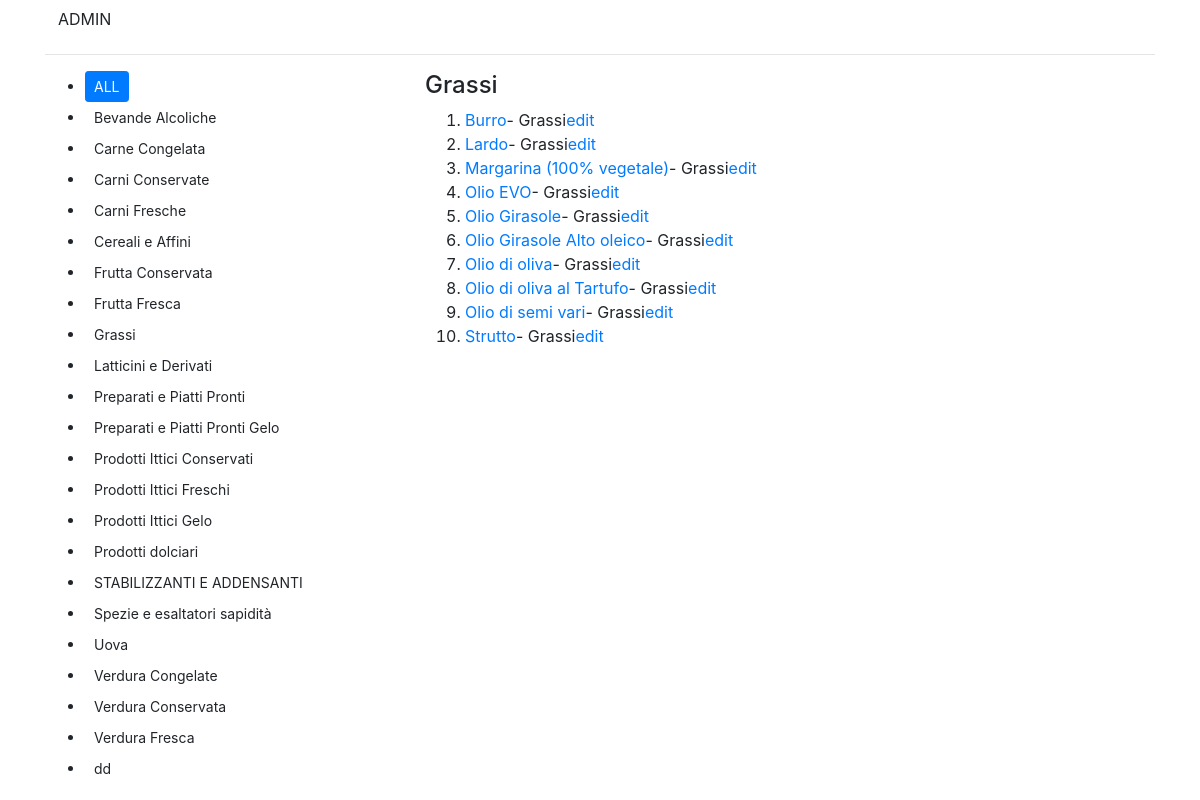
The app's page /cousine/ingredients/category/5/ with its own data.
### cousine/models.py (models this page shows, shortened)
class Category(models.Model):
    name = models.CharField(max_length=30)
    class meta:
        ordering = ["name"]

class Ingredient(models.Model):
    name = models.CharField(max_length=100)
    category = models.ForeignKey(Category, on_delete=models.CASCADE)
    nutritional = models.OneToOneField(Nutritionals,  on_delete=models.CASCADE, null=True, blank=True)
    class meta:
        ordering = ["name"]
    def get_absolute_url(self):
        return reverse("ingredient-detail", kwargs={'pk':self.id})

### cousine/views.py (the view)
# urls.py: path('ingredients/category/<int:pk>/', views.category_ingredients_view, name='category-ingredients'),
def category_ingredients_view(request, pk):
    categories = Category.objects.order_by('name')
    category=Category.objects.get(id=pk)
    ingredients=Ingredient.objects.filter(category__id=category.id).order_by('name')
    context={'categories': categories,'category': category, 'ingredients': ingredients }
    return render(request,'cousine/ingredients.html', context )

### cousine/templates/cousine/ingredients.html
{% extends "base.html" %}
{% block content %}
    <div class="row">
        <div class="col-4">
            <ul>
          <li><a href="{% url 'ingredient-main' %}" class="btn btn-sm btn-primary">ALL</a> </li>
                {% for cat in categories %}
                    <li>
                        <a href="{% url 'category-ingredients' cat.id %}" class="btn btn-sm ">{{ cat.name }}   </a>
                    </li>
                {% endfor %}
            </ul>
        </div>
    <div class="col">
        {% if category %}
         <h4>
             {{ category.name }}
         </h4>
         {% else %}
            <h4>
               All Ingredients
            </h4>
        {% endif %}
        <ol>
            {% for ingredient in ingredients %}
                <li>
                    <a href="{{ ingredient.get_absolute_url }}">{{ ingredient.name }}</a>- {{ ingredient.category.name }}<a href="{% url 'ingredient-edit' ingredient.id %}">edit</a>
                </li>
            {% endfor %}
        </ol>
    </div>
    </div>
{% endblock content %}

### records on screen
Category: name "Bevande Alcoliche"
Category: name "Carne Congelata"
Category: name "Carni Conservate"
Category: name "Carni Fresche"
Category: name "Cereali e Affini"
Category: name "Frutta Conservata"
Category: name "Frutta Fresca"
Category: name "Grassi"
Category: name "Latticini e Derivati"
Category: name "Preparati e Piatti Pronti"
Category: name "Preparati e Piatti Pronti Gelo"
Category: name "Prodotti Ittici Conservati"
Category: name "Prodotti Ittici Freschi"
Category: name "Prodotti Ittici Gelo"
Category: name "Prodotti dolciari"
Category: name "STABILIZZANTI E ADDENSANTI"
Category: name "Spezie e esaltatori sapidità"
Category: name "Uova"
Category: name "Verdura Congelate"
Category: name "Verdura Conservata"
Category: name "Verdura Fresca"
Category: name "dd"
Ingredient: name "Burro", category.name "Grassi"
Ingredient: name "Lardo", category.name "Grassi"
Ingredient: name "Margarina (100% vegetale)", category.name "Grassi"
Ingredient: name "Olio EVO", category.name "Grassi"
Ingredient: name "Olio Girasole", category.name "Grassi"
Ingredient: name "Olio Girasole Alto oleico", category.name "Grassi"
Ingredient: name "Olio di oliva", category.name "Grassi"
Ingredient: name "Olio di oliva al Tartufo", category.name "Grassi"
Ingredient: name "Olio di semi vari", category.name "Grassi"
Ingredient: name "Strutto", category.name "Grassi"
